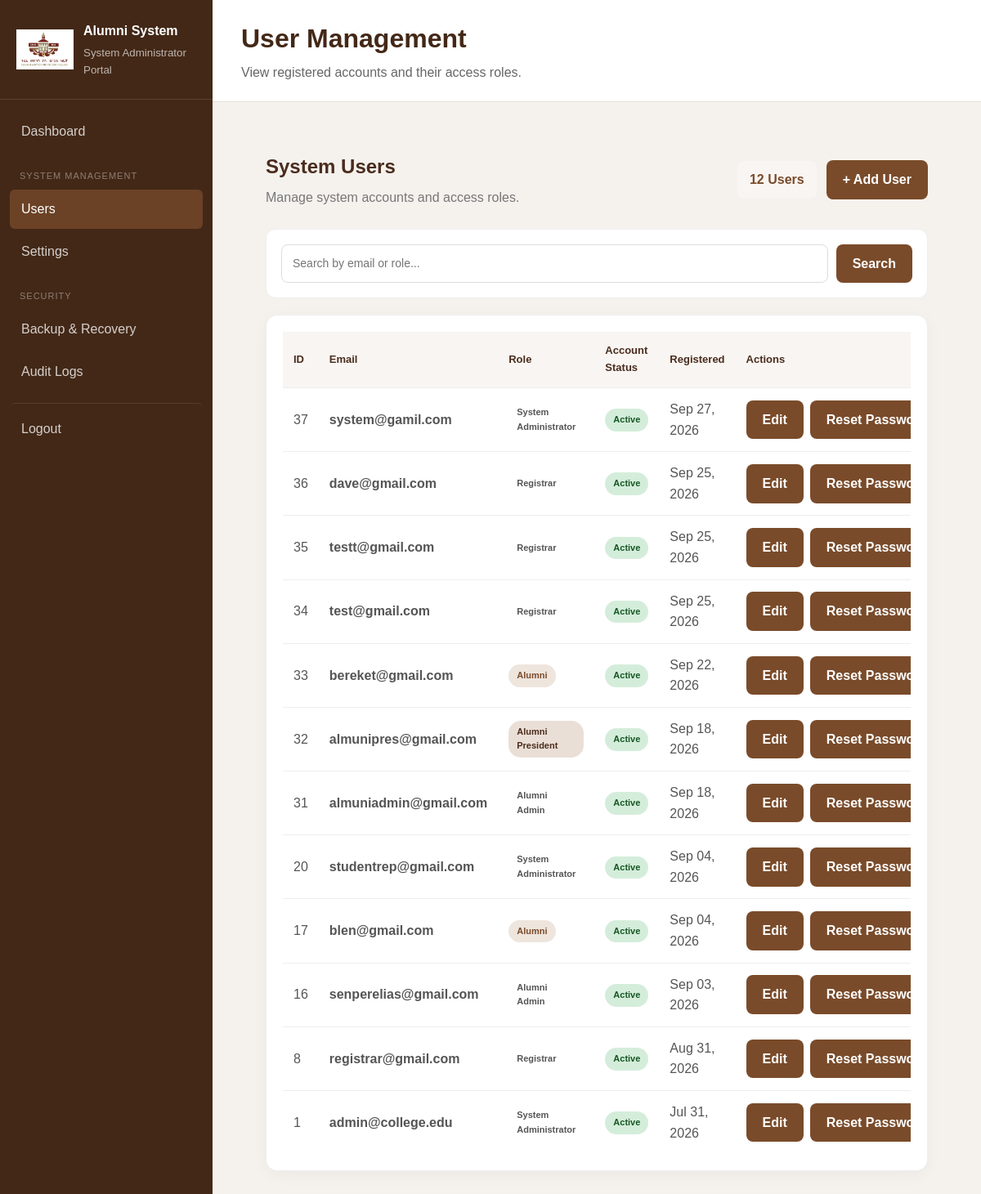
/admin/system_admin/users/index.php (signed in), run on the app's committed database.
### tables this page shows
CREATE TABLE `users` (
  `user_id` int(10) UNSIGNED NOT NULL,
  `email` varchar(150) NOT NULL,
  `password_hash` varchar(255) NOT NULL,
  `role` enum('admin','alumni','registrar','student_rep','system_admin') NOT NULL,
  `account_status` enum('active','inactive','suspended') NOT NULL DEFAULT 'active',
  `must_change_password` tinyint(1) NOT NULL DEFAULT 0,
  `created_at` timestamp NOT NULL DEFAULT current_timestamp(),
  `updated_at` timestamp NOT NULL DEFAULT current_timestamp() ON UPDATE current_timestamp(),
  `failed_login_attempts` int(11) NOT NULL DEFAULT 0,
  `locked_until` datetime DEFAULT NULL
);

### includes/functions.php (called while the page is built, shortened)
<?php
function e($value)
{
    return htmlspecialchars(
        (string) $value,
        ENT_QUOTES,
        "UTF-8"
    );
}

### admin/system_admin/users/index.php (the view, shortened to what this page needs)
 <?php
require_once "../../../config/database.php";
require_once "../../../includes/functions.php";
$search = trim(
    $_GET["search"] ?? ""
);
$users = [];
if ($search !== "") {
    $sql = "
        SELECT
            user_id,
            email,
            role,
            account_status,
            created_at
        FROM users
        WHERE
            email LIKE ?
            OR role LIKE ?
        ORDER BY created_at DESC
    ";
    $stmt = $conn->prepare($sql);
    $search_value =
        "%" . $search . "%";
    $stmt->bind_param(
        "ss",
        $search_value,
        $search_value
    );
    $stmt->execute();
    $result = $stmt->get_result();
} else {
    $sql = "
        SELECT
            user_id,
            email,
            role,
            account_status,
            created_at
        FROM users
        ORDER BY created_at DESC
    ";
    $result = $conn->query($sql);
}
if ($result) {
    while (
        $row = $result->fetch_assoc()
    ) {
        $users[] = $row;
    }
}
$total_users = count($users);
?>
<!DOCTYPE html>
<html lang="en">
<head>
    <link
        rel="stylesheet"
        href="../../../assets/css/style.css"
    >
</head>
<body class="admin-body">
<div class="admin-layout">
    <?php require_once "../sidebar.php"; ?>
    <main class="admin-main">
        <header class="admin-topbar">
            <div>
                <h1>
                    User Management
                </h1>
                <p>
                    View registered accounts and their access roles.
                </p>
            </div>
        </header>
        <section class="dashboard-content">
            <div class="users-page">
                <div class="users-header">
                    <div>
                        <h1>
                            System Users
                        </h1>
                        <p>
                            Manage system accounts and access roles.
                        </p>
                    </div>
                    <div
                        style="
                            display: flex;
                            align-items: center;
                            gap: 12px;
                        "
                    >
                        <div class="user-count">
                            <?= $total_users ?>
                            Users
                        </div>
                        <a
                            href="add.php"
                            class="search-button"
                            style="text-decoration: none;"
                        >
                            + Add User
                        </a>
                    </div>
                </div>
                <div class="search-box">
 <form
                        method="GET"
                        class="search-form"
                    >
                        <input
                            type="text"
                            name="search"
                            value="<?= e($search) ?>"
                            placeholder="Search by email or role..."
                        >
                        <button
                            type="submit"
                            class="search-button"
                        >
                            Search
                        </button>
                    </form>
                </div>
                <div class="users-card">
                    <div class="table-wrapper">
                        <?php if (empty($users)): ?>
                            <div class="empty">
                                No users found.
                            </div>
                        <?php else: ?>
                            <table class="users-table">
                                <thead>
                                    <tr>
                                        <th>
                                            ID
                                        </th>
                                        <th>
                                            Email
                                        </th>
                                        <th>
                                            Role
                                        </th>
                                        <th>
                                            Account Status
                                        </th>
                                        <th>
                                            Registered
                                        </th>
                                        <th>
                                            Actions
                                        </th>
                                    </tr>
                                </thead>
                                <tbody>
                                    <?php foreach ($users as $user): ?>
                                        <?php
                                        $role =
                                            strtolower(
                                                trim(
                                                    $user["role"]
                                                )
                                            );
                                        $status =
                                            strtolower(
                                                trim(
                                                    $user["account_status"]
                                                )
                                            );
                                        $role_labels = [
                                            "admin" =>
                                                "Alumni President",
                                            "alumni" =>
                                                "Alumni",
                                            "registrar" =>
                                                "Registrar",
                                            "student_rep" =>
                                                "Alumni Admin",
                                            "system_admin" =>
                                                "System Administrator"
                                        ];
$role_label =
                                            $role_labels[$role]
                                            ?? "Unknown Role";
                                        $role_class =
                                            "role-" . $role;
                                        ?>
                                        <tr>
                                            <td>
                                                <?= (int)
                                                    $user["user_id"]
                                                ?>
                                            </td>
                                            <td>
                                                <strong>
                                                    <?= e(
                                                        $user["email"]
                                                    ) ?>
                                                </strong>
                                            </td>
                                            <td>
                                                <span
                                                    class="role-badge
                                                    <?= e($role_class) ?>"
                                                >
                                                    <?= e(
                                                        $role_label
                                                    ) ?>
                                                </span>
                                            </td>
                                            <td>
                                                <span
                                                    class="
                                                        status-badge
                                                        <?= (
                                                            $status === "active"
                                                            || $status === "1"
                                                        )
                                                            ? "active-status"
                                                            : "inactive-status"
                                                        ?>
                                                    "
                                                >
                                                    <?= e(
                                                        ucfirst($status)
                                                    ) ?>
                                                </span>
                                            </td>
                                            <td>
                                                <?= e(
                                                    date(
                                                        "M d, Y",
                                                        strtotime(
                                                            $user[
                                                                "created_at"
                                                            ]
                                                        )
                                                    )
                                                ) ?>
                                            </td>
                                            <td>
                                                <div class="user-actions">
 <a
                                                        href="edit.php?user_id=<?= (int) $user["user_id"] ?>"
                                                        class="search-button"
                                                    >
                                                        Edit
                                                    </a>
<a href="reset_password.php?user_id=<?= (int) $user["user_id"] ?>" class="search-button">
                                                        Reset Password
                                    </a>
                                                </div>
                                            </td>
                                        </tr>
                                    <?php endforeach; ?>
                                </tbody>
                            </table>
                        <?php endif; ?>
                    </div>
                </div>
            </div>
        </section>
    </main>
</div>
</body>
</html>

### assets/css/style.css (style rules this page uses)
:root { --primary-brown: #6b4226; --dark-brown: #432817; --light-brown: #a67c52; --cream: #f8f5f1; --white: #ffffff; --text-dark: #292929; --text-light: #666666; --border: #e5e0da; }
* { margin: 0; padding: 0; box-sizing: border-box; }
body { font-family: Arial, sans-serif; background: var(--cream); color: var(--text-dark); line-height: 1.6; }
a { text-decoration: none; color: inherit; }
button, input, textarea, select { font: inherit; }
.admin-body { background: #f5f2ee; }
.admin-layout { min-height: 100vh; display: flex; }
.admin-main { margin-left: 260px; width: calc(100% - 260px); }
.admin-topbar { background: var(--white); padding: 22px 35px; border-bottom: 1px solid var(--border); display: flex; justify-content: space-between; align-items: center; }
.admin-topbar h1 { color: var(--dark-brown); margin-bottom: 3px; }
.admin-topbar p { color: var(--text-light); }
.dashboard-content { padding: 30px 35px; }

### admin/system_admin/users/index.php (style rules this page uses)
.users-page { padding: 30px; }
.users-header { display: flex; justify-content: space-between; align-items: center; gap: 20px; margin-bottom: 25px; }
.users-header h1 { margin: 0 0 6px; color: #4a2c1d; }
.users-header p { margin: 0; color: #777; }
.user-count { background: #f8f5f2; color: #7a4b2a; padding: 10px 15px; border-radius: 8px; font-weight: 600; }
.search-box { background: #ffffff; border: 1px solid #eeeeee; border-radius: 12px; padding: 18px; margin-bottom: 20px; }
.search-form { display: flex; gap: 10px; }
.search-form input { flex: 1; padding: 11px 13px; border: 1px solid #dddddd; border-radius: 8px; font-size: 14px; }
.search-button { border: none; background: #7a4b2a; color: #ffffff; padding: 11px 20px; border-radius: 8px; cursor: pointer; font-weight: 600; }
.users-card { background: #ffffff; border: 1px solid #eeeeee; border-radius: 14px; padding: 20px; box-shadow: 0 5px 20px rgba(0,0,0,0.04); }
.table-wrapper { overflow-x: auto; }
.users-table { width: 100%; border-collapse: collapse; min-width: 700px; }
.users-table th { background: #f8f5f2; color: #4a2c1d; padding: 13px; text-align: left; font-size: 13px; }
.users-table td { padding: 13px; border-top: 1px solid #eeeeee; color: #555; }
.role-badge, .status-badge { display: inline-block; padding: 5px 10px; border-radius: 15px; font-size: 11px; font-weight: 700; }
.role-admin { background: #eadfd6; color: #4a2c1d; }
.role-alumni { background: #eee5dd; color: #7a4b2a; }
.active-status { background: #d4edda; color: #155724; }
.user-actions { display: flex; align-items: center; gap: 8px; white-space: nowrap; }
.user-actions a { display: inline-block; text-decoration: none; white-space: nowrap; }

### data on the page
users: user_id "37", email "system@gamil.com", role "System Administrator", account_status "Active", created_at "Sep 27, 2026"
users: user_id "36", email "dave@gmail.com", role "Registrar", account_status "Active", created_at "Sep 25, 2026"
users: user_id "35", email "testt@gmail.com", role "Registrar", account_status "Active", created_at "Sep 25, 2026"
users: user_id "34", email "test@gmail.com", role "Registrar", account_status "Active", created_at "Sep 25, 2026"
users: user_id "33", email "bereket@gmail.com", role "Alumni", account_status "Active", created_at "Sep 22, 2026"
users: user_id "32", email "almunipres@gmail.com", role "Alumni President", account_status "Active", created_at "Sep 18, 2026"
users: user_id "31", email "almuniadmin@gmail.com", role "Alumni Admin", account_status "Active", created_at "Sep 18, 2026"
users: user_id "20", email "studentrep@gmail.com", role "System Administrator", account_status "Active", created_at "Sep 04, 2026"
users: user_id "17", email "blen@gmail.com", role "Alumni", account_status "Active", created_at "Sep 04, 2026"
users: user_id "16", email "senperelias@gmail.com", role "Alumni Admin", account_status "Active", created_at "Sep 03, 2026"
users: user_id "8", email "registrar@gmail.com", role "Registrar", account_status "Active", created_at "Aug 31, 2026"
users: user_id "1", email "admin@college.edu", role "System Administrator", account_status "Active", created_at "Jul 31, 2026"

### other printed values
$total_users "12"
